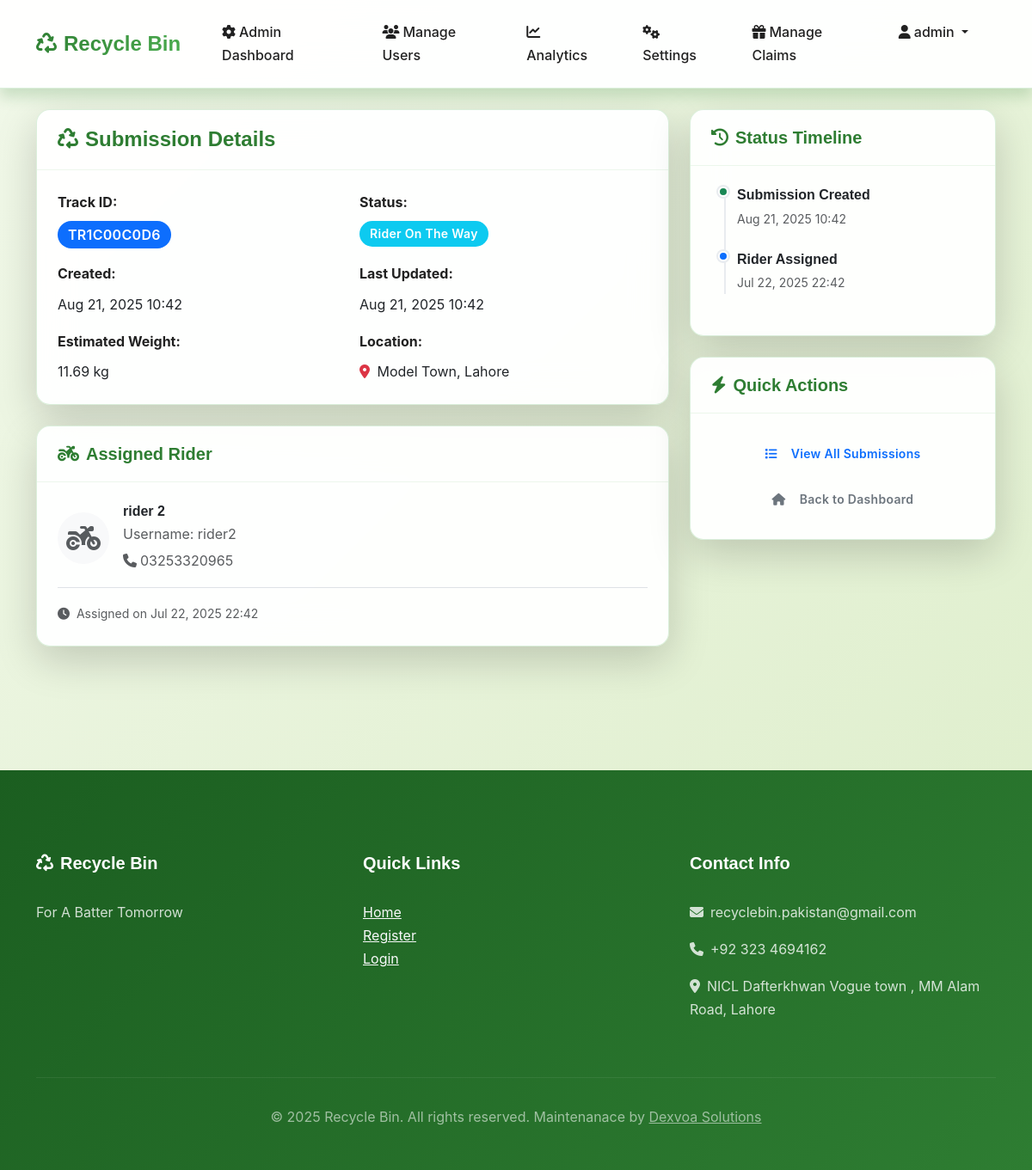
/trash/submission/7/ (signed in), run on an earlier commit of the app's database.
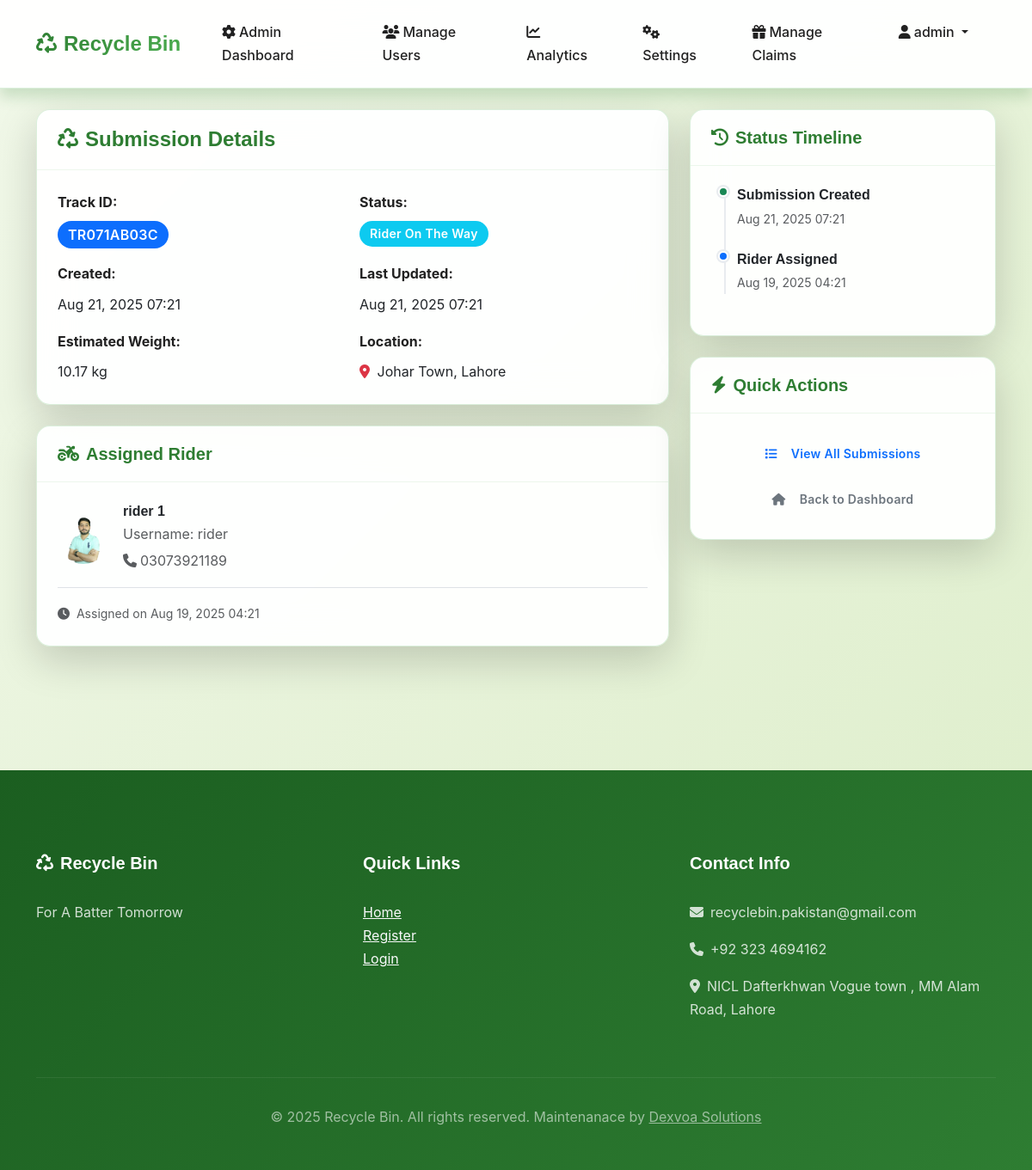
And on a later commit of the database.
### trash/models.py (models this page shows, shortened)
class TrashSubmission(models.Model):
    STATUS_CHOICES = (
        ('pending', 'Pending'),
        ('assigned', 'Assigned to Rider'),
        ('on_the_way', 'Rider On The Way'),
        ('arrived', 'Rider Arrived at Location'),
        ('picked', 'Trash Picked Up'),
        ('collected', 'Collection Verified'),
        ('cancelled', 'Cancelled'),
    )
    track_id = models.CharField(max_length=15, unique=True, editable=False)
    user = models.ForeignKey(CustomUser, on_delete=models.CASCADE, related_name='submissions')
    quantity_kg = models.DecimalField(max_digits=6, decimal_places=2, null=True, blank=True, verbose_name="Estimated Weight (kg)")
    location = models.CharField(max_length=255)
    status = models.CharField(max_length=20, choices=STATUS_CHOICES, default='pending')
    created_at = models.DateTimeField(auto_now_add=True)
    updated_at = models.DateTimeField(auto_now=True)
    rider = models.ForeignKey(CustomUser, null=True, blank=True,
                             on_delete=models.SET_NULL,
                             related_name='assigned_collections',
                             limit_choices_to={'user_type': 'rider'})
    assigned_at = models.DateTimeField(null=True, blank=True)
    pickup_time = models.DateTimeField(null=True, blank=True)
    completion_time = models.DateTimeField(null=True, blank=True)
    rider_notes = models.TextField(blank=True, verbose_name="Rider's Notes")

### accounts/models.py (models this page shows, shortened)
class CustomUser(AbstractUser):
    USER_TYPE_CHOICES = (
        ('user', 'Regular User'),
        ('rider', 'Rider'),
        ('admin', 'Admin')
    )
    STATUS_CHOICES = (
        ('active', 'Active'),
        ('inactive', 'Inactive'),
        ('suspended', 'Suspended'),
    )
    user_type = models.CharField(max_length=10, choices=USER_TYPE_CHOICES, default='user')
    phone = models.CharField(max_length=15, blank=True)
    reward_points = models.PositiveIntegerField(default=0)
    profile_image = models.ImageField(upload_to='profile_images/', blank=True, null=True)
    address = models.TextField(blank=True)
    status = models.CharField(max_length=10, choices=STATUS_CHOICES, default='active')
    created_at = models.DateTimeField(auto_now_add=True)
    updated_at = models.DateTimeField(auto_now=True)
    id_proof = models.ImageField(upload_to='id_proofs/', blank=True, null=True)
    vehicle_type = models.CharField(max_length=50, blank=True, null=True)
    vehicle_model = models.CharField(max_length=50, blank=True, null=True)
    license_plate = models.CharField(max_length=20, blank=True, null=True)
    vehicle_color = models.CharField(max_length=30, blank=True, null=True)

### trash/views.py (the view)
# urls.py: path('submission/<int:submission_id>/', views.submission_detail, name='submission_detail'),
@login_required
def submission_detail(request, submission_id):
    submission = get_object_or_404(TrashSubmission, id=submission_id)
    if not (request.user == submission.user or
            request.user.user_type in ['rider', 'admin'] or
            (request.user.user_type == 'rider' and submission.rider == request.user)):
        messages.error(request, 'You do not have permission to view this submission.')
        return redirect('dashboard:home')
    return render(request, 'trash/submission_detail.html', {'submission': submission})

### templates/trash/submission_detail.html (shortened to what the changed rows need)
{% extends 'base.html' %}
{% block content %}
<div class="container py-4">
    <div class="row">
        <div class="col-lg-8">
            <div class="card shadow-lg mb-4">
                <div class="card-body">
                    <div class="row g-3">
                        <div class="col-md-6">
                            <p class="mb-0">
                                <span class="badge bg-primary fs-6">{{ submission.track_id }}</span>
                            </p>
                        </div>
                        <div class="col-md-6">
                            <label class="form-label fw-bold">Created:</label>
                            <p class="mb-0">{{ submission.created_at|date:"M d, Y H:i" }}</p>
                        </div>
                        <div class="col-md-6">
                            <label class="form-label fw-bold">Last Updated:</label>
                            <p class="mb-0">{{ submission.updated_at|date:"M d, Y H:i" }}</p>
                        </div>
                        <div class="col-md-6">
                            <label class="form-label fw-bold">Estimated Weight:</label>
                            <p class="mb-0">
                                {% if submission.quantity_kg %}
                                    {{ submission.quantity_kg }} kg
                                {% else %}
                                    Not specified
                                {% endif %}
                            </p>
                        </div>
                        <div class="col-md-6">
                            <label class="form-label fw-bold">Location:</label>
                            <p class="mb-0">
                                <i class="fas fa-map-marker-alt text-danger me-1"></i>
                                {{ submission.location }}
                            </p>
                        </div>
                    </div>
                </div>
            </div>
            {% if submission.rider %}
            <div class="card shadow-lg mb-4">
                <div class="card-header">
                    <h5 class="mb-0">
                        <i class="fas fa-motorcycle me-2"></i>Assigned Rider
                    </h5>
                </div>
                <div class="card-body">
                    <div class="d-flex align-items-center">
                        {% if submission.rider.profile_image %}
                            <img src="{{ submission.rider.profile_image.url }}" alt="Rider"
                                 class="rounded-circle me-3" style="width: 60px; height: 60px; object-fit: cover;">
                        {% else %}
                            <div class="bg-light rounded-circle me-3 d-flex align-items-center justify-content-center"
                                 style="width: 60px; height: 60px;">
                                <i class="fas fa-motorcycle fa-2x text-muted"></i>
                            </div>
                        {% endif %}
                        <div>
                            <h6 class="mb-1">{{ submission.rider.get_full_name|default:submission.rider.username }}</h6>
                            <p class="text-muted mb-1">Username: {{ submission.rider.username }}</p>
                            {% if submission.rider.phone %}
                                <p class="text-muted mb-0">
                                    <i class="fas fa-phone me-1"></i>{{ submission.rider.phone }}
                                </p>
                            {% endif %}
                        </div>
                    </div>
                    {% if submission.assigned_at %}
                    <div class="mt-3 pt-3 border-top">
                        <small class="text-muted">
                            <i class="fas fa-clock me-1"></i>
                            Assigned on {{ submission.assigned_at|date:"M d, Y H:i" }}
                        </small>
                    </div>
                    {% endif %}
                </div>
            </div>
            {% endif %}
        </div>
        <div class="col-lg-4">
            <div class="card shadow-lg mb-4">
                <div class="card-body">
                    <div class="timeline">
                        <div class="timeline-item">
                            <div class="timeline-content">
                                <h6 class="mb-1">Submission Created</h6>
                                <small class="text-muted">{{ submission.created_at|date:"M d, Y H:i" }}</small>
                            </div>
                        </div>
                        {% if submission.rider %}
                        <div class="timeline-item">
                            <div class="timeline-marker bg-primary"></div>
                            <div class="timeline-content">
                                <h6 class="mb-1">Rider Assigned</h6>
                                <small class="text-muted">{{ submission.assigned_at|date:"M d, Y H:i" }}</small>
                            </div>
                        </div>
                        {% endif %}
                    </div>
                </div>
            </div>
        </div>
    </div>
</div>
{% endblock %}

What changed in the data, as far as the page shows it:
changed TrashSubmission: track_id "TR1C00C0D6" → "TR071AB03C"; created_at "Aug 21, 2025 10:42" → "Aug 21, 2025 07:21"; updated_at "Aug 21, 2025 10:42" → "Aug 21, 2025 07:21"; quantity_kg "11.69" → "10.17"; location "Model Town, Lahore" → "Johar Town, Lahore"; rider.profile_image: picture added; rider.get_full_name "rider 2" → "rider 1"; rider.username "rider2" → "rider"; rider.phone "03253320965" → "03073921189"; assigned_at "Jul 22, 2025 22:42" → "Aug 19, 2025 04:21"; rider_id 5 → 3 (drawn)
